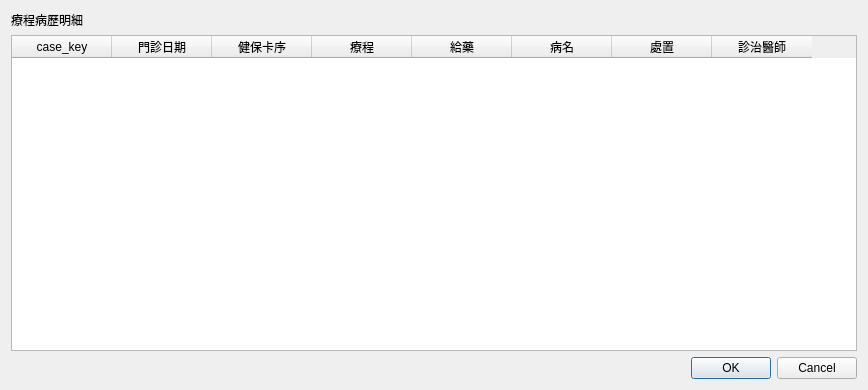
<?xml version="1.0" encoding="UTF-8"?>
<ui version="4.0">
 <class>Dialog_course_list</class>
 <widget class="QDialog" name="Dialog_course_list">
  <property name="windowModality">
   <enum>Qt::NonModal</enum>
  </property>
  <property name="geometry">
   <rect>
    <x>0</x>
    <y>0</y>
    <width>868</width>
    <height>390</height>
   </rect>
  </property>
  <property name="sizePolicy">
   <sizepolicy hsizetype="Preferred" vsizetype="Preferred">
    <horstretch>0</horstretch>
    <verstretch>0</verstretch>
   </sizepolicy>
  </property>
  <property name="windowTitle">
   <string>療程明細</string>
  </property>
  <layout class="QVBoxLayout" name="verticalLayout">
   <item>
    <widget class="QLabel" name="label_header">
     <property name="font">
      <font>
       <weight>50</weight>
       <bold>false</bold>
      </font>
     </property>
     <property name="text">
      <string>療程病歷明細</string>
     </property>
    </widget>
   </item>
   <item>
    <widget class="QTableWidget" name="tableWidget_case_list">
     <property name="editTriggers">
      <set>QAbstractItemView::NoEditTriggers</set>
     </property>
     <property name="selectionMode">
      <enum>QAbstractItemView::SingleSelection</enum>
     </property>
     <property name="selectionBehavior">
      <enum>QAbstractItemView::SelectRows</enum>
     </property>
     <column>
      <property name="text">
       <string>case_key</string>
      </property>
     </column>
     <column>
      <property name="text">
       <string>門診日期</string>
      </property>
     </column>
     <column>
      <property name="text">
       <string>健保卡序</string>
      </property>
     </column>
     <column>
      <property name="text">
       <string>療程</string>
      </property>
     </column>
     <column>
      <property name="text">
       <string>給藥</string>
      </property>
     </column>
     <column>
      <property name="text">
       <string>病名</string>
      </property>
     </column>
     <column>
      <property name="text">
       <string>處置</string>
      </property>
     </column>
     <column>
      <property name="text">
       <string>診治醫師</string>
      </property>
     </column>
    </widget>
   </item>
   <item>
    <widget class="QDialogButtonBox" name="buttonBox">
     <property name="orientation">
      <enum>Qt::Horizontal</enum>
     </property>
     <property name="standardButtons">
      <set>QDialogButtonBox::Cancel|QDialogButtonBox::Ok</set>
     </property>
     <property name="centerButtons">
      <bool>false</bool>
     </property>
    </widget>
   </item>
  </layout>
 </widget>
 <resources/>
 <connections>
  <connection>
   <sender>buttonBox</sender>
   <signal>accepted()</signal>
   <receiver>Dialog_course_list</receiver>
   <slot>accept()</slot>
   <hints>
    <hint type="sourcelabel">
     <x>248</x>
     <y>254</y>
    </hint>
    <hint type="destinationlabel">
     <x>157</x>
     <y>274</y>
    </hint>
   </hints>
  </connection>
  <connection>
   <sender>buttonBox</sender>
   <signal>rejected()</signal>
   <receiver>Dialog_course_list</receiver>
   <slot>reject()</slot>
   <hints>
    <hint type="sourcelabel">
     <x>316</x>
     <y>260</y>
    </hint>
    <hint type="destinationlabel">
     <x>286</x>
     <y>274</y>
    </hint>
   </hints>
  </connection>
 </connections>
</ui>
